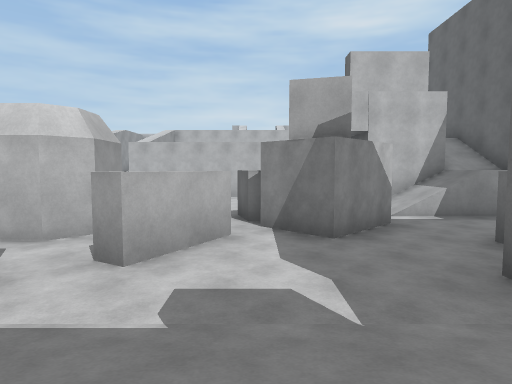
view 1 (above)

20 first-person views from a walk through a 3-D level made in the Unity game engine. The camera is 1.2 m above the floor, tilts 4° down and sees 75° across. The floor is counted in squares, 2 m on a side. Each view is taken from the middle of a square. On the plan, view 1 faces up. The plan holds only what a view shows up to about 10 squares ahead; the rest is blank. The place goes on beyond the plan.

view 2
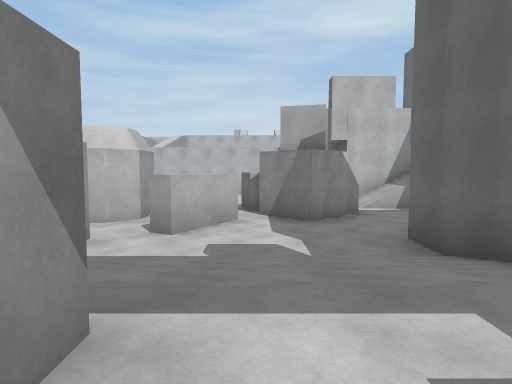

view 3
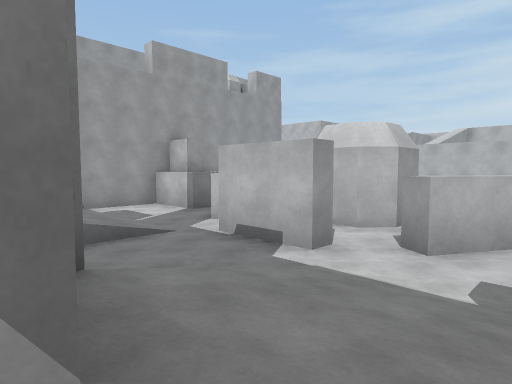

view 4
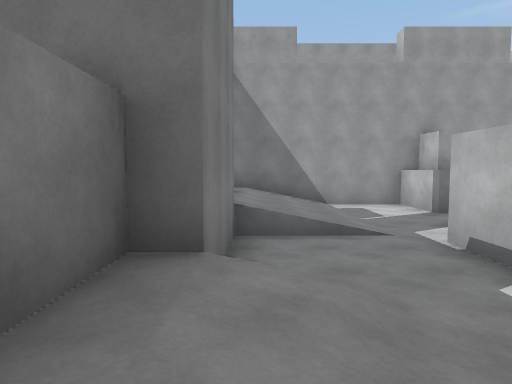

view 5
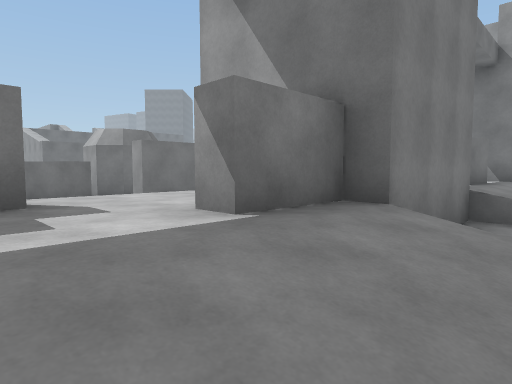

view 6
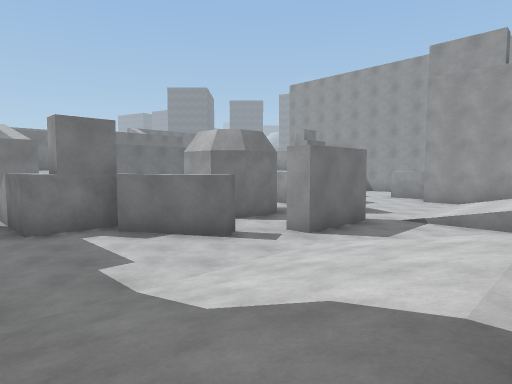

view 7
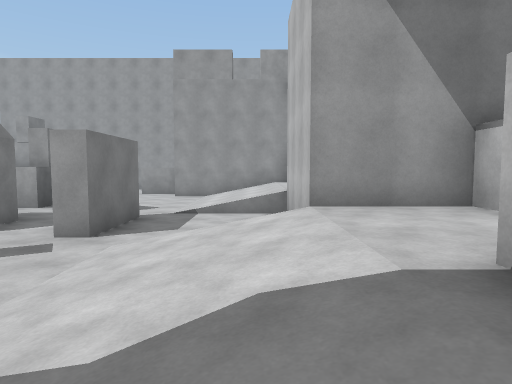

view 8
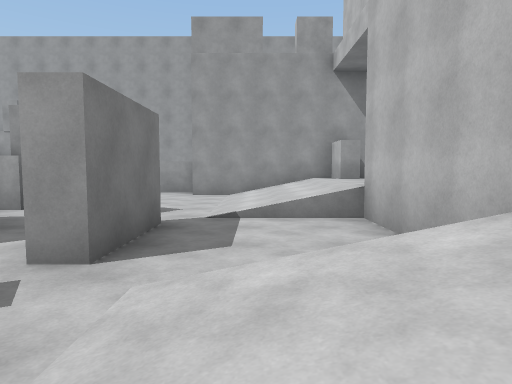

view 9
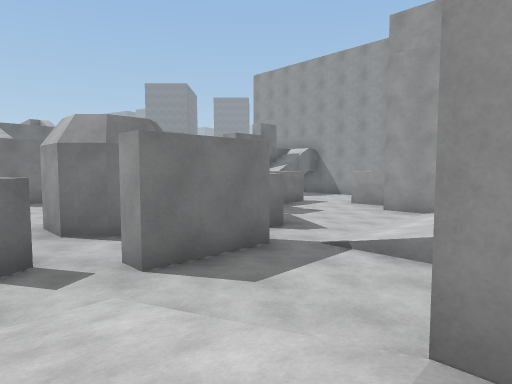

view 10
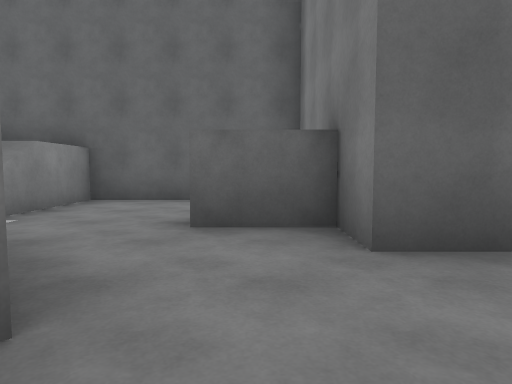

view 11
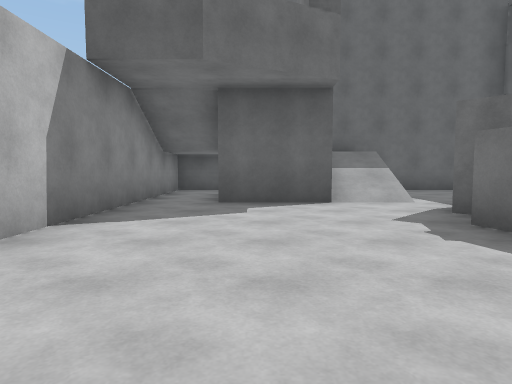

view 12
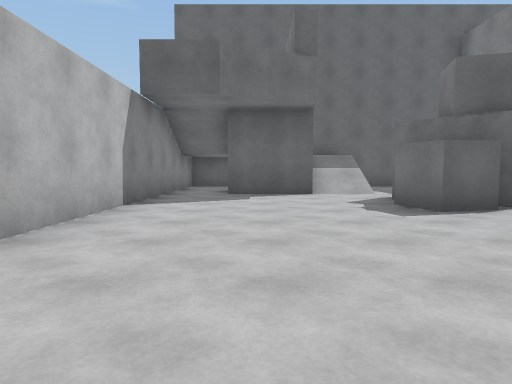

view 13
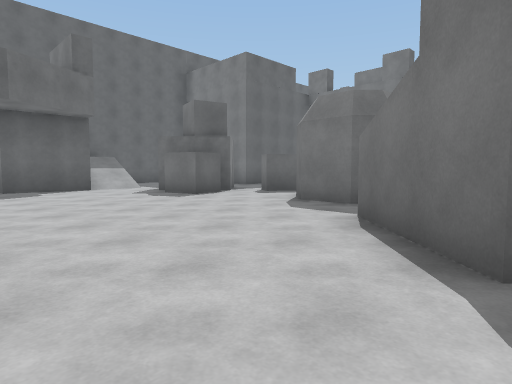

view 14
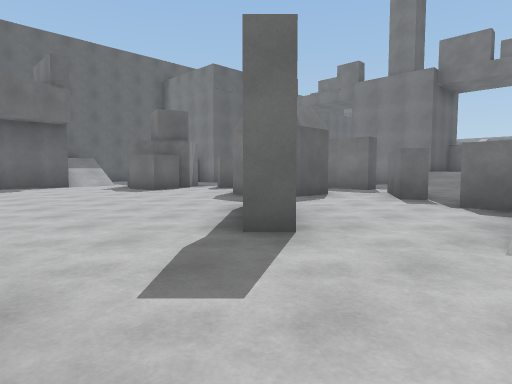

view 15
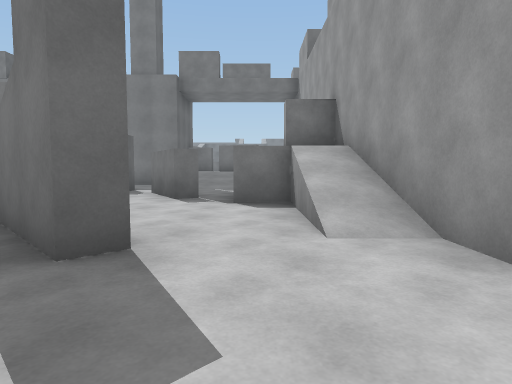

view 16
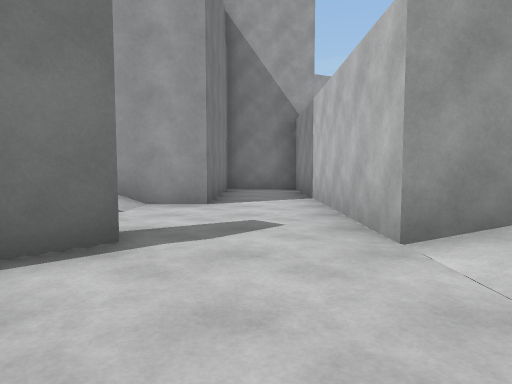

view 17
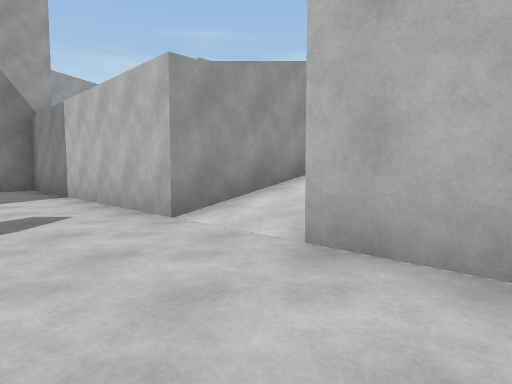

view 18
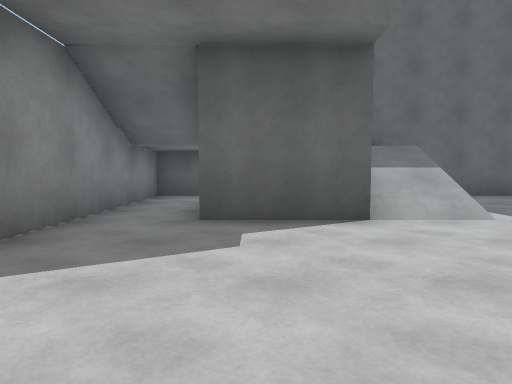

view 19
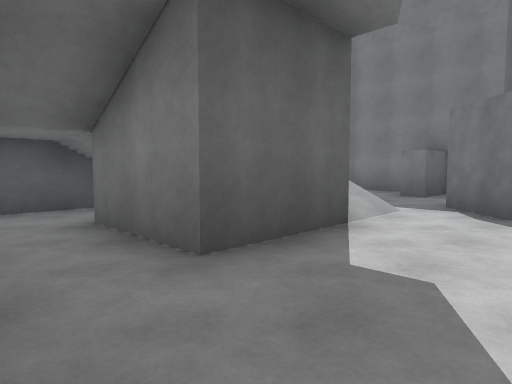

view 20
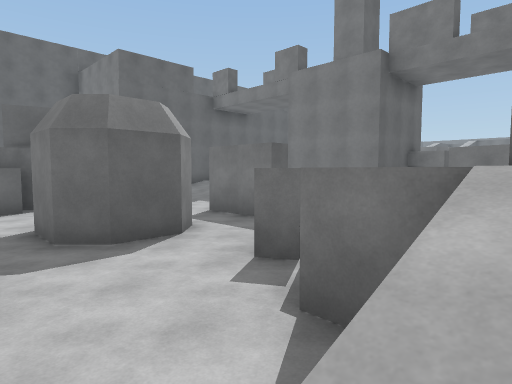

### Floor plan
Key: @ floor where view 1 was taken; # wall or solid block; . main floor; : floor 1 m higher than the main floor; + floor 2 m higher than the main floor; * floor 8 m higher than the main floor; / step, stairs or slope; = window, fence, low wall or low ledge.
Columns run from 14 left of view 1 to 7 right of it. Each row starts with its distance up from view 1.
 13 ########//###########
 12 #....................#
 11 #....................#
 10 #####..##........###/#
  9     #/..##.......###/#
  8     */...#.......//+/#
  7     #/........###////#
  6     #++...##..###....#
  5     ##+.#.##.#.#.....#
  4      //.#....#....#..#
  3      .....##....#####
  2      /////..////#
  1     #/////..////#
  0     #////=..//@//
 -1      :##:#####::
 -2         #####::#
 -3     #/:::####:://
 -4      /////../////
 -5     #/////..////
 -6    ##.....##....
 -7    #............
 -8    #... #....#..
 -9      ..# .##.###
-10            #./
-11            .

Positions as (right, up) in squares from view 1, and headings:
1: (0, 0), facing up
2: (0, -2), facing up
3: (0, -1), facing up-left
4: (0, 0), facing left
5: (1, 1), facing down-left
6: (2, -3), facing down-left
7: (2, -4), facing left
8: (0, -5), facing left
9: (-1, -3), facing down-left
10: (0, 4), facing right
11: (-3, 10), facing right
12: (-5, 10), facing right
13: (-7, 12), facing down-right
14: (-9, 12), facing down-right
15: (-8, 12), facing down
16: (-4, 11), facing left
17: (-3, 10), facing up-left
18: (-1, 10), facing right
19: (1, 12), facing down-right
20: (-9, 8), facing down-right
